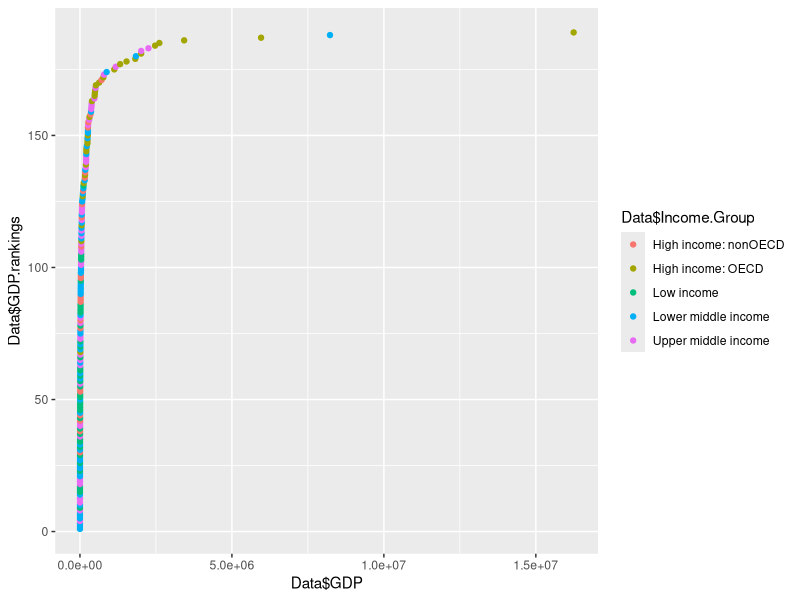

This figure's R source:
## ---- chunk 1
Data = read.table(file.path("data", "merged_data.csv"), header = TRUE, encoding='UTF-8')
## ---- chunk 2
nrow(Data)
## ---- chunk 3
# reorder by GDP
Data = Data[order(Data$GDP),]
# print 13-th
print(Data[c(13), ])
## ---- chunk 4
Data$GDP.rankings = rank(Data$GDP)
OECD_rankings = Data$GDP.rankings[Data$Income.Group == "High income: OECD"]
print(mean(OECD_rankings))
nonOECD_rankings = Data$GDP.rankings[Data$Income.Group == "High income: nonOECD"]
print(mean(nonOECD_rankings))
## ---- chunk 5
# install ggplot2 in case its not
if("ggplot2" %in% rownames(installed.packages()) == FALSE){
  install.packages("ggplot2", repos = structure(c(CRAN = "http://cran.r-project.org")))
}
# load the package
require(ggplot2)
qplot(Data$GDP, Data$GDP.rankings, color = Data$Income.Group)
## ---- chunk 6
# install dplyr in case its not
if("dplyr" %in% rownames(installed.packages()) == FALSE){
  install.packages("dplyr", repos = structure(c(CRAN = "http://cran.r-project.org")))
}
# load dplyr
library(dplyr)
# ntile is a function from dplyr
# ntile will split the rankings to 5 quantile groups
Data$QuantGroup <- ntile(Data$GDP.rankings, 5)
# I dont know what this means: Make a table versus Income.Group
#     is this is?
knitr::kable(Data[c('QuantGroup', 'Income.Group')])
top38 <- tail(Data, n = 38)
# this answer: How many countries are "lower middle income" but within the 38 nations with the highest GDP
print(NROW(top38[top38$Income.Group == 'Lower middle income', ]))
